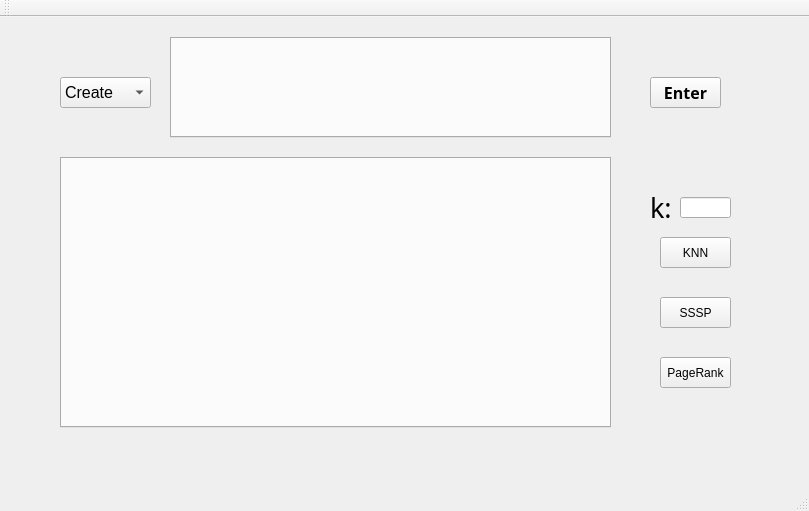
<?xml version="1.0" encoding="UTF-8"?>
<ui version="4.0">
 <class>MainWindow</class>
 <widget class="QMainWindow" name="MainWindow">
  <property name="geometry">
   <rect>
    <x>0</x>
    <y>0</y>
    <width>809</width>
    <height>511</height>
   </rect>
  </property>
  <property name="windowTitle">
   <string>MainWindow</string>
  </property>
  <widget class="QWidget" name="centralWidget">
   <widget class="QComboBox" name="item">
    <property name="geometry">
     <rect>
      <x>60</x>
      <y>60</y>
      <width>91</width>
      <height>31</height>
     </rect>
    </property>
    <property name="font">
     <font>
      <family>Arial</family>
      <pointsize>12</pointsize>
      <weight>50</weight>
      <italic>false</italic>
      <bold>false</bold>
     </font>
    </property>
    <item>
     <property name="text">
      <string>Create</string>
     </property>
    </item>
    <item>
     <property name="text">
      <string>Delete</string>
     </property>
    </item>
    <item>
     <property name="text">
      <string>Select</string>
     </property>
    </item>
    <item>
     <property name="text">
      <string>Update</string>
     </property>
    </item>
   </widget>
   <widget class="QPushButton" name="makesure">
    <property name="geometry">
     <rect>
      <x>650</x>
      <y>60</y>
      <width>71</width>
      <height>31</height>
     </rect>
    </property>
    <property name="font">
     <font>
      <family>Berlin Sans FB Demi</family>
      <pointsize>12</pointsize>
      <weight>75</weight>
      <bold>true</bold>
     </font>
    </property>
    <property name="text">
     <string>Enter</string>
    </property>
   </widget>
   <widget class="QTabWidget" name="InputTab">
    <property name="geometry">
     <rect>
      <x>170</x>
      <y>20</y>
      <width>441</width>
      <height>101</height>
     </rect>
    </property>
    <property name="font">
     <font>
      <family>Arial</family>
      <pointsize>10</pointsize>
      <weight>50</weight>
      <bold>false</bold>
     </font>
    </property>
    <property name="currentIndex">
     <number>-1</number>
    </property>
   </widget>
   <widget class="QTabWidget" name="OutputTab">
    <property name="geometry">
     <rect>
      <x>60</x>
      <y>140</y>
      <width>551</width>
      <height>271</height>
     </rect>
    </property>
    <property name="font">
     <font>
      <family>Arial</family>
      <pointsize>9</pointsize>
     </font>
    </property>
    <property name="currentIndex">
     <number>-1</number>
    </property>
   </widget>
   <widget class="QPushButton" name="KNN">
    <property name="geometry">
     <rect>
      <x>660</x>
      <y>220</y>
      <width>71</width>
      <height>31</height>
     </rect>
    </property>
    <property name="text">
     <string>KNN</string>
    </property>
   </widget>
   <widget class="QPushButton" name="SSSP">
    <property name="geometry">
     <rect>
      <x>660</x>
      <y>280</y>
      <width>71</width>
      <height>31</height>
     </rect>
    </property>
    <property name="text">
     <string>SSSP</string>
    </property>
   </widget>
   <widget class="QLineEdit" name="vlaue_k">
    <property name="geometry">
     <rect>
      <x>680</x>
      <y>180</y>
      <width>51</width>
      <height>21</height>
     </rect>
    </property>
    <property name="font">
     <font>
      <family>Agency FB</family>
      <pointsize>14</pointsize>
     </font>
    </property>
   </widget>
   <widget class="QLabel" name="label">
    <property name="geometry">
     <rect>
      <x>650</x>
      <y>180</y>
      <width>21</width>
      <height>21</height>
     </rect>
    </property>
    <property name="font">
     <font>
      <family>Arial Rounded MT Bold</family>
      <pointsize>20</pointsize>
     </font>
    </property>
    <property name="text">
     <string>k:</string>
    </property>
   </widget>
   <widget class="QPushButton" name="PageRank">
    <property name="geometry">
     <rect>
      <x>660</x>
      <y>340</y>
      <width>71</width>
      <height>31</height>
     </rect>
    </property>
    <property name="text">
     <string>PageRank</string>
    </property>
   </widget>
  </widget>
  <widget class="QMenuBar" name="menuBar">
   <property name="geometry">
    <rect>
     <x>0</x>
     <y>0</y>
     <width>809</width>
     <height>23</height>
    </rect>
   </property>
  </widget>
  <widget class="QToolBar" name="mainToolBar">
   <attribute name="toolBarArea">
    <enum>TopToolBarArea</enum>
   </attribute>
   <attribute name="toolBarBreak">
    <bool>false</bool>
   </attribute>
  </widget>
  <widget class="QStatusBar" name="statusBar"/>
 </widget>
 <layoutdefault spacing="6" margin="11"/>
 <resources/>
 <connections/>
</ui>
